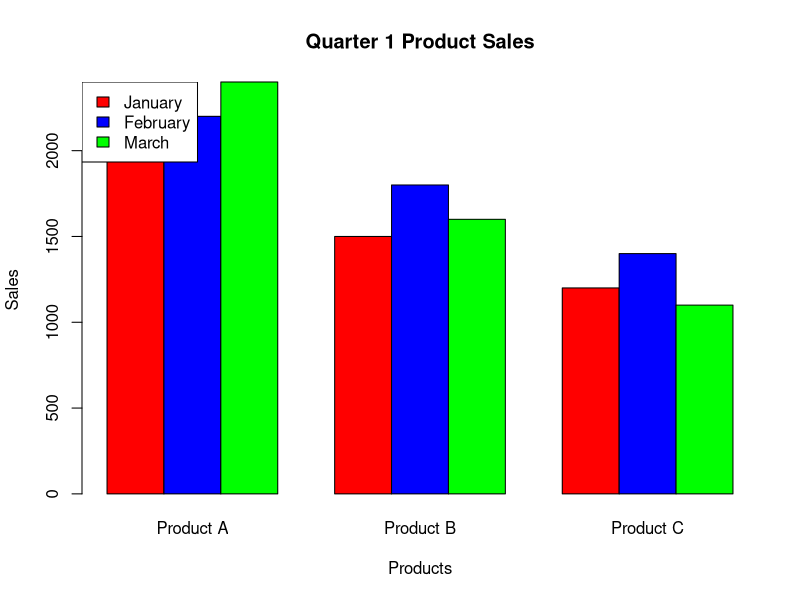
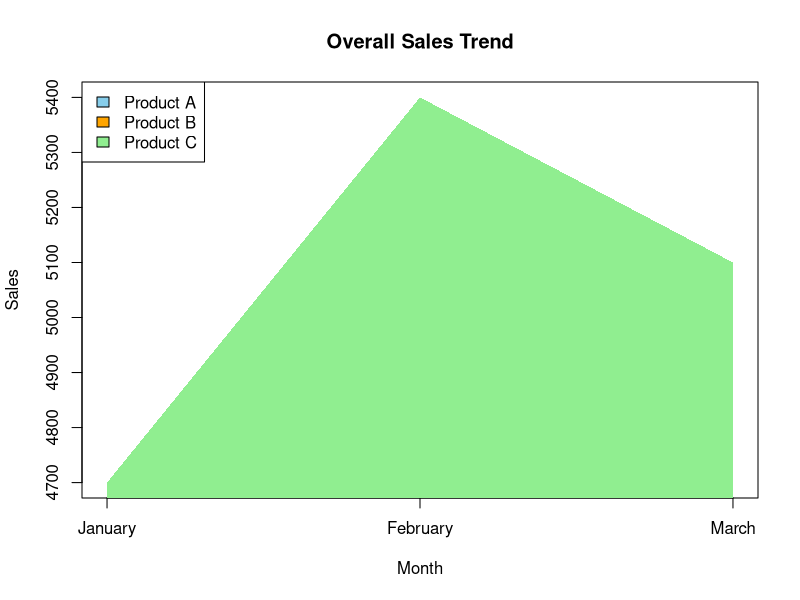

Generate these figures, in order, with R:
# Create the dataset

Product_ID <- c(1,2,3)

Product_Name <- c("Product A",
                  "Product B",
                  "Product C")

January_Sales <- c(2000,1500,1200)

February_Sales <- c(2200,1800,1400)

March_Sales <- c(2400,1600,1100)

sales <- data.frame(Product_ID,
                    Product_Name,
                    January_Sales,
                    February_Sales,
                    March_Sales)

print(sales)
sales_matrix <- rbind(sales$January_Sales,
                      sales$February_Sales,
                      sales$March_Sales)

barplot(sales_matrix,
        beside=TRUE,
        names.arg=sales$Product_Name,
        col=c("red","blue","green"),
        main="Quarter 1 Product Sales",
        xlab="Products",
        ylab="Sales")

legend("topleft",
       legend=c("January","February","March"),
       fill=c("red","blue","green"))
months <- 1:3

ProductA <- c(2000,2200,2400)
ProductB <- c(1500,1800,1600)
ProductC <- c(1200,1400,1100)

total1 <- ProductA
total2 <- ProductA + ProductB
total3 <- ProductA + ProductB + ProductC

plot(months,
     total3,
     type="n",
     xaxt="n",
     xlab="Month",
     ylab="Sales",
     main="Overall Sales Trend")

axis(1,
     at=1:3,
     labels=c("January","February","March"))

polygon(c(months,rev(months)),
        c(rep(0,3),rev(total1)),
        col="skyblue",
        border=NA)

polygon(c(months,rev(months)),
        c(total1,rev(total2)),
        col="orange",
        border=NA)

polygon(c(months,rev(months)),
        c(total2,rev(total3)),
        col="lightgreen",
        border=NA)

legend("topleft",
       legend=c("Product A",
                "Product B",
                "Product C"),
       fill=c("skyblue",
              "orange",
              "lightgreen"))
sales
